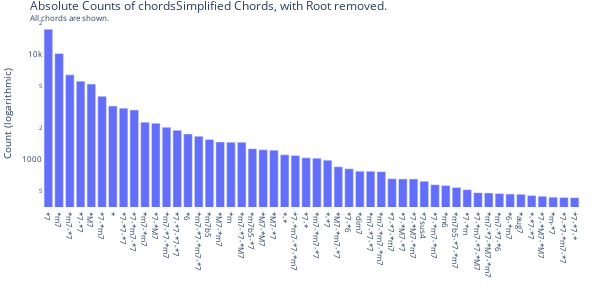

Notebook code cell kept with this figure:
### Code cell
plot_distribution(df_noroot, root_removed=True)

### Figure 1 — Plotly figure (JSON) as saved in the notebook; plotly's stock layout.template omitted (floating-point values rounded to 4 significant figures)
{"data": [{"alignmentgroup": "True", "hovertemplate": "chord=%{x}<br>count=%{y}<extra></extra>", "legendgroup": "", "marker": {"color": "#636efa", "pattern": {"shape": ""}}, "name": "", "offsetgroup": "", "orientation": "v", "showlegend": false, "textposition": "auto", "x": ["*7", "*m7", "*m7-*7", "*7-*7", "*M7", "*7-*m7", "*", "*7-*7-*7", "*7-*m7-*7", "*m7-*m7", "*7-*M7", "*m7-*7-*m7", "*7-*7-*7-*7", "*6", "*m7-*7-*m7-*7", "*m7b5", "*M7-*m7", "*m", "*m7-*7-*M7", "*m7b5-*7", "*M7-*M7", "*M7-*7", "*-*", "*7-*m7-*7-*m7", "*7-*", "*m7-*m7-*7", "*-*7", "*M7-*m7-*7", "*7-*6", "*dim7", "*m7-*7-*7", "*m7-*m7-*m7", "*7-*7-*m7", "*7-*M7-*7", "*7-*M7-*m7", "*7sus4", "*7-*m7-*m7", "*m6", "*m7b5-*7-*m7", "*7-*m", "*7-*m7-*7-*M7", "*m7-*7-*M7-*m7", "*m7-*7-*6", "*6-*m7", "*aug7", "*-*7-*7", "*7-*M7-*M7", "*m-*7", "*7-*7-*m7-*7", "*7-*7-*"], "xaxis": "x", "y": [17382, 10230, 6407, 5581, 5232, 4001, 3233, 3088, 2967, 2270, 2212, 2030, 1898, 1754, 1668, 1557, 1471, 1462, 1462, 1269, 1240, 1230, 1112, 1093, 1039, 1032, 988, 854, 819, 775, 773, 767, 657, 655, 654, 621, 577, 568, 543, 517, 484, 481, 476, 469, 467, 454, 448, 439, 436, 434], "yaxis": "y", "type": "bar"}], "layout": {"xaxis": {"anchor": "y", "domain": [0.0, 1.0], "title": {"text": ""}, "categoryorder": "total descending"}, "yaxis": {"anchor": "x", "domain": [0.0, 1.0], "title": {"text": "Count (logarithmic)"}, "type": "log"}, "legend": {"tracegroupgap": 0}, "margin": {"t": 20, "l": 0, "r": 20, "b": 20}, "barmode": "stack", "height": 300, "width": 600, "title": {"font": {"size": 12}, "text": "Absolute Counts of chordsSimplified Chords, with Root removed.<br><sup>All chords are shown.</sup>"}, "font": {"size": 8}, "plot_bgcolor": "white"}}
